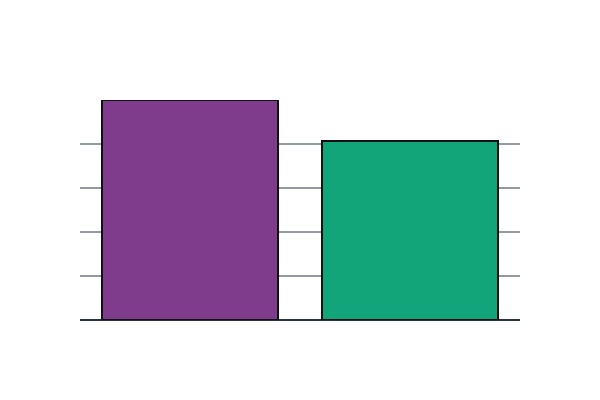

Here is the notebook cell this chart was saved with:
### Code cell
# Create a DataFrame for performance comparison
results = pd.DataFrame({
    'Metric': ['Accuracy', 'F1 Score'],
    'Score': [accuracy * 100, f1 * 100]
})

fig = px.bar(
    results,
    x='Metric',
    y='Score',
    title='Tuned Decision Tree: Performance Metrics',
    text='Score',
    color='Metric',
    color_discrete_sequence=px.colors.qualitative.Bold
)

fig.update_layout(
    title_font_size=20,
    xaxis_title='Metric',
    yaxis_title='Percentage (%)',
    yaxis_range=[0, 100],
    template='plotly_dark',
    font=dict(
        family="Arial, sans-serif",
        size=12,
        color="white"
    ),
    plot_bgcolor='rgba(0,0,0,0)',
    paper_bgcolor='rgba(0,0,0,0)',
    showlegend=False,
    width=600,
    height=400
)

fig.update_traces(texttemplate='%{text:.2f}%', textposition='outside', marker_line_width=2)

fig.show()

### Figure 1 — Plotly figure (JSON) as saved in the notebook; plotly's stock layout.template omitted (floating-point values rounded to 4 significant figures)
{"data": [{"alignmentgroup": "True", "hovertemplate": "Metric=%{x}<br>Score=%{text}<extra></extra>", "legendgroup": "Accuracy", "marker": {"color": "rgb(127, 60, 141)", "line": {"width": 2}, "pattern": {"shape": ""}}, "name": "Accuracy", "offsetgroup": "Accuracy", "orientation": "v", "showlegend": true, "text": [99.96], "textposition": "outside", "texttemplate": "%{text:.2f}%", "type": "bar", "x": ["Accuracy"], "xaxis": "x", "y": [99.96], "yaxis": "y"}, {"alignmentgroup": "True", "hovertemplate": "Metric=%{x}<br>Score=%{text}<extra></extra>", "legendgroup": "F1 Score", "marker": {"color": "rgb(17, 165, 121)", "line": {"width": 2}, "pattern": {"shape": ""}}, "name": "F1 Score", "offsetgroup": "F1 Score", "orientation": "v", "showlegend": true, "text": [81.39], "textposition": "outside", "texttemplate": "%{text:.2f}%", "type": "bar", "x": ["F1 Score"], "xaxis": "x", "y": [81.39], "yaxis": "y"}], "layout": {"barmode": "relative", "font": {"color": "white", "family": "Arial, sans-serif", "size": 12}, "height": 400, "legend": {"title": {"text": "Metric"}, "tracegroupgap": 0}, "paper_bgcolor": "rgba(0,0,0,0)", "plot_bgcolor": "rgba(0,0,0,0)", "showlegend": false, "title": {"font": {"size": 20}, "text": "Tuned Decision Tree: Performance Metrics"}, "width": 600, "xaxis": {"anchor": "y", "categoryarray": ["Accuracy", "F1 Score"], "categoryorder": "array", "domain": [0, 1], "title": {"text": "Metric"}}, "yaxis": {"anchor": "x", "domain": [0, 1], "range": [0, 100], "title": {"text": "Percentage (%)"}}}}
